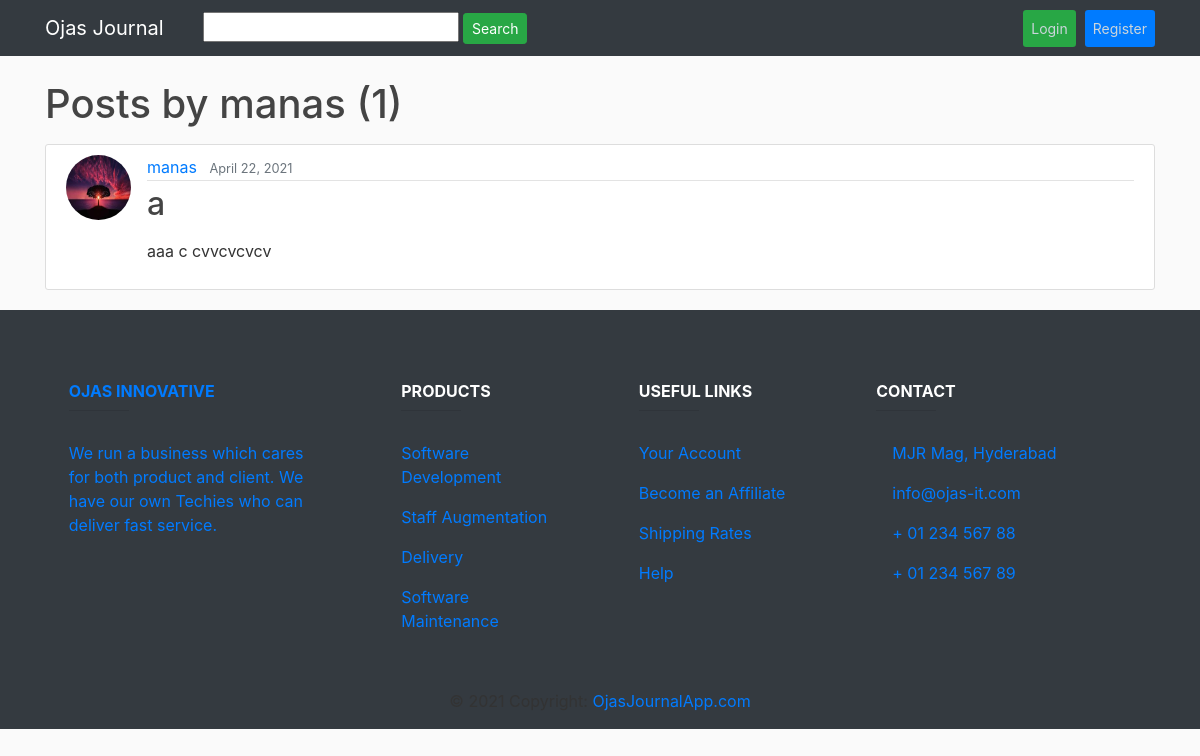
Page /user/manas on the committed database.
### journal_app/models.py (models this page shows, shortened)
class Post(models.Model):
    STATUS_DRAFT = 1
    STATUS_PUBLISHED = 2
    STATUS_ARCHIVED = 3
    STATUSES = (
        (STATUS_DRAFT, 'Draft'),
        (STATUS_PUBLISHED, 'Published'),
        (STATUS_ARCHIVED, 'Archived'),
    )
    title = models.CharField(max_length=2000)
    content = RichTextField()
    date_posted = models.DateTimeField(default=timezone.now)
    author = models.ForeignKey(User, on_delete=models.CASCADE)
    slug = models.SlugField(max_length=255, unique=True)
    tags = models.ManyToManyField(Tag, blank=True)
    created_date = models.DateTimeField(default=timezone.now)
    updated_date = models.DateTimeField(default=timezone.now)
    published_date = models.DateTimeField(default=timezone.now)
    status = models.SmallIntegerField(choices=STATUSES)

### users/models.py (models this page shows, shortened)
class Profile(models.Model):
    user = models.OneToOneField(User, on_delete=models.CASCADE)
    image = models.ImageField(default='default.jpg', upload_to='profile_pics')

### journal_app/views.py (the view)
# urls.py: path('user/<str:username>', UserPostListView.as_view(), name='user-posts'),
class UserPostListView(ListView):
    model = Post
    template_name = 'journal_app/user_posts.html'
    context_object_name = 'posts'
    paginate_by = 5
    def get_queryset(self):
        user = get_object_or_404(User, username=self.kwargs.get('username'))
        return Post.objects.filter(author=user).order_by('-date_posted')

### journal_app/templates/journal_app/user_posts.html (shortened to what this page needs)
{% extends "journal_app/base.html" %}
{% block content %}
    <h1 class="mb-3">Posts by {{ view.kwargs.username }} ({{ page_obj.paginator.count }})</h1>
    {% for post in posts %}
        <article class="media content-section">
          <img class="rounded-circle article-img" src="{{ post.author.profile.image.url }}">
          <div class="media-body">
            <div class="article-metadata">
              <a class="mr-2" href="{% url 'user-posts' post.author.username %}">{{ post.author }}</a>
              <small class="text-muted">{{ post.date_posted|date:"F d, Y" }}</small>
            </div>
            <h2><a class="article-title" href="{% url 'post-detail' post.id %}">{{ post.title }}</a></h2>
            <p class="article-content">{{ post.content|safe |truncatewords:100}}</p>
          </div>
        </article>
    {% endfor %}
{% endblock content %}

### journal_app/static/journal_app/main.css (style rules this page uses)
body { background: #fafafa; color: #333333; margin-top: 5rem; }
h1, h2, h3, h4, h5, h6 { color: #444444; }
.content-section { background: #ffffff; padding: 10px 20px; border: 1px solid #dddddd; border-radius: 3px; margin-bottom: 20px; }
.article-title { color: #444444; }
.article-content { white-space: pre-line; }
.article-img { height: 65px; width: 65px; margin-right: 16px; }
.article-metadata { padding-bottom: 1px; margin-bottom: 4px; border-bottom: 1px solid #e3e3e3 }

### rows in the picture
Post: author.profile.image (placeholder picture), author "manas", date_posted "April 22, 2021", title "a", content "aaa c cvvcvcvcv"

### other values in the picture
{{ view.kwargs.username }} "manas"
{{ page_obj.paginator.count }} "1"
